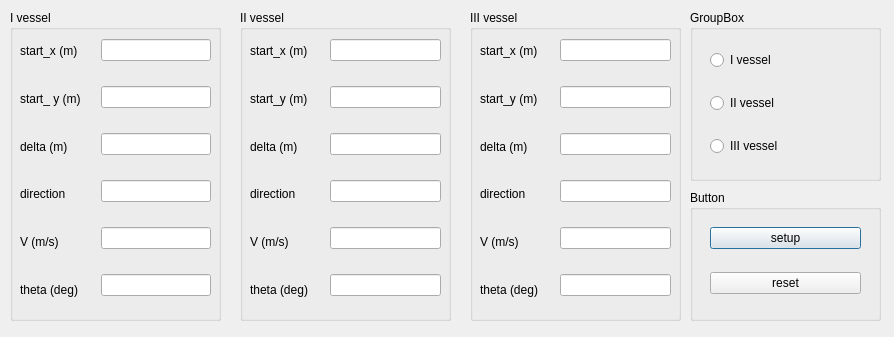
<?xml version="1.0" encoding="UTF-8"?>
<ui version="4.0">
 <class>Dialogstraightline</class>
 <widget class="QDialog" name="Dialogstraightline">
  <property name="geometry">
   <rect>
    <x>0</x>
    <y>0</y>
    <width>894</width>
    <height>337</height>
   </rect>
  </property>
  <property name="windowTitle">
   <string>Straightline</string>
  </property>
  <widget class="QGroupBox" name="GB_setI">
   <property name="geometry">
    <rect>
     <x>10</x>
     <y>10</y>
     <width>211</width>
     <height>311</height>
    </rect>
   </property>
   <property name="title">
    <string>I vessel</string>
   </property>
   <widget class="QWidget" name="layoutWidget">
    <property name="geometry">
     <rect>
      <x>91</x>
      <y>10</y>
      <width>110</width>
      <height>301</height>
     </rect>
    </property>
    <layout class="QVBoxLayout" name="verticalLayout">
     <item>
      <widget class="QLineEdit" name="LE_setxI0"/>
     </item>
     <item>
      <widget class="QLineEdit" name="LE_setyI0"/>
     </item>
     <item>
      <widget class="QLineEdit" name="LE_deltaI"/>
     </item>
     <item>
      <widget class="QLineEdit" name="LE_indicatorI"/>
     </item>
     <item>
      <widget class="QLineEdit" name="LE_setvelocityI"/>
     </item>
     <item>
      <widget class="QLineEdit" name="LE_setthetaI"/>
     </item>
    </layout>
   </widget>
   <widget class="QWidget" name="layoutWidget">
    <property name="geometry">
     <rect>
      <x>10</x>
      <y>20</y>
      <width>74</width>
      <height>281</height>
     </rect>
    </property>
    <layout class="QVBoxLayout" name="verticalLayout_3">
     <item>
      <widget class="QLabel" name="label">
       <property name="text">
        <string>start_x (m)</string>
       </property>
      </widget>
     </item>
     <item>
      <widget class="QLabel" name="label_2">
       <property name="text">
        <string>start_ y (m)</string>
       </property>
      </widget>
     </item>
     <item>
      <widget class="QLabel" name="label_8">
       <property name="text">
        <string>delta (m)</string>
       </property>
      </widget>
     </item>
     <item>
      <widget class="QLabel" name="label_7">
       <property name="text">
        <string>direction</string>
       </property>
      </widget>
     </item>
     <item>
      <widget class="QLabel" name="label_4">
       <property name="text">
        <string>V (m/s)</string>
       </property>
      </widget>
     </item>
     <item>
      <widget class="QLabel" name="label_9">
       <property name="text">
        <string>theta (deg)</string>
       </property>
      </widget>
     </item>
    </layout>
   </widget>
  </widget>
  <widget class="QGroupBox" name="GB_setI_3">
   <property name="geometry">
    <rect>
     <x>240</x>
     <y>10</y>
     <width>211</width>
     <height>311</height>
    </rect>
   </property>
   <property name="title">
    <string>II vessel</string>
   </property>
   <widget class="QWidget" name="layoutWidget">
    <property name="geometry">
     <rect>
      <x>90</x>
      <y>10</y>
      <width>111</width>
      <height>301</height>
     </rect>
    </property>
    <layout class="QVBoxLayout" name="verticalLayout_2">
     <item>
      <widget class="QLineEdit" name="LE_setxII0"/>
     </item>
     <item>
      <widget class="QLineEdit" name="LE_setyII0"/>
     </item>
     <item>
      <widget class="QLineEdit" name="LE_deltaII"/>
     </item>
     <item>
      <widget class="QLineEdit" name="LE_indicatorII"/>
     </item>
     <item>
      <widget class="QLineEdit" name="LE_setvelocityII"/>
     </item>
     <item>
      <widget class="QLineEdit" name="LE_setthetaII"/>
     </item>
    </layout>
   </widget>
   <widget class="QWidget" name="layoutWidget">
    <property name="geometry">
     <rect>
      <x>10</x>
      <y>20</y>
      <width>74</width>
      <height>281</height>
     </rect>
    </property>
    <layout class="QVBoxLayout" name="verticalLayout_5">
     <item>
      <widget class="QLabel" name="label_13">
       <property name="text">
        <string>start_x (m)</string>
       </property>
      </widget>
     </item>
     <item>
      <widget class="QLabel" name="label_14">
       <property name="text">
        <string>start_y (m)</string>
       </property>
      </widget>
     </item>
     <item>
      <widget class="QLabel" name="label_16">
       <property name="text">
        <string>delta (m)</string>
       </property>
      </widget>
     </item>
     <item>
      <widget class="QLabel" name="label_17">
       <property name="text">
        <string>direction</string>
       </property>
      </widget>
     </item>
     <item>
      <widget class="QLabel" name="label_15">
       <property name="text">
        <string>V (m/s)</string>
       </property>
      </widget>
     </item>
     <item>
      <widget class="QLabel" name="label_18">
       <property name="text">
        <string>theta (deg)</string>
       </property>
      </widget>
     </item>
    </layout>
   </widget>
  </widget>
  <widget class="QGroupBox" name="groupBox_2">
   <property name="geometry">
    <rect>
     <x>690</x>
     <y>190</y>
     <width>191</width>
     <height>131</height>
    </rect>
   </property>
   <property name="title">
    <string>Button</string>
   </property>
   <widget class="QWidget" name="layoutWidget_10">
    <property name="geometry">
     <rect>
      <x>20</x>
      <y>20</y>
      <width>151</width>
      <height>101</height>
     </rect>
    </property>
    <layout class="QVBoxLayout" name="verticalLayout_10">
     <item>
      <widget class="QPushButton" name="setupsetpoint">
       <property name="text">
        <string>setup</string>
       </property>
      </widget>
     </item>
     <item>
      <widget class="QPushButton" name="resetsetpoint">
       <property name="text">
        <string>reset</string>
       </property>
      </widget>
     </item>
    </layout>
   </widget>
  </widget>
  <widget class="QGroupBox" name="groupBox_3">
   <property name="geometry">
    <rect>
     <x>690</x>
     <y>10</y>
     <width>191</width>
     <height>171</height>
    </rect>
   </property>
   <property name="title">
    <string>GroupBox</string>
   </property>
   <widget class="QWidget" name="">
    <property name="geometry">
     <rect>
      <x>20</x>
      <y>23</y>
      <width>151</width>
      <height>141</height>
     </rect>
    </property>
    <layout class="QVBoxLayout" name="verticalLayout_7">
     <item>
      <widget class="QRadioButton" name="RB_VI">
       <property name="text">
        <string>I vessel</string>
       </property>
      </widget>
     </item>
     <item>
      <widget class="QRadioButton" name="RB_VII">
       <property name="text">
        <string>II vessel</string>
       </property>
      </widget>
     </item>
     <item>
      <widget class="QRadioButton" name="RB_VIII">
       <property name="text">
        <string>III vessel</string>
       </property>
      </widget>
     </item>
    </layout>
   </widget>
  </widget>
  <widget class="QGroupBox" name="GB_setI_4">
   <property name="geometry">
    <rect>
     <x>470</x>
     <y>10</y>
     <width>211</width>
     <height>311</height>
    </rect>
   </property>
   <property name="title">
    <string>III vessel</string>
   </property>
   <widget class="QWidget" name="layoutWidget_2">
    <property name="geometry">
     <rect>
      <x>90</x>
      <y>10</y>
      <width>111</width>
      <height>301</height>
     </rect>
    </property>
    <layout class="QVBoxLayout" name="verticalLayout_4">
     <item>
      <widget class="QLineEdit" name="LE_setxIII0"/>
     </item>
     <item>
      <widget class="QLineEdit" name="LE_setyIII0"/>
     </item>
     <item>
      <widget class="QLineEdit" name="LE_deltaIII"/>
     </item>
     <item>
      <widget class="QLineEdit" name="LE_indicatorIII"/>
     </item>
     <item>
      <widget class="QLineEdit" name="LE_setvelocityIII"/>
     </item>
     <item>
      <widget class="QLineEdit" name="LE_setthetaIII"/>
     </item>
    </layout>
   </widget>
   <widget class="QWidget" name="layoutWidget_3">
    <property name="geometry">
     <rect>
      <x>10</x>
      <y>20</y>
      <width>74</width>
      <height>281</height>
     </rect>
    </property>
    <layout class="QVBoxLayout" name="verticalLayout_6">
     <item>
      <widget class="QLabel" name="label_19">
       <property name="text">
        <string>start_x (m)</string>
       </property>
      </widget>
     </item>
     <item>
      <widget class="QLabel" name="label_20">
       <property name="text">
        <string>start_y (m)</string>
       </property>
      </widget>
     </item>
     <item>
      <widget class="QLabel" name="label_21">
       <property name="text">
        <string>delta (m)</string>
       </property>
      </widget>
     </item>
     <item>
      <widget class="QLabel" name="label_22">
       <property name="text">
        <string>direction</string>
       </property>
      </widget>
     </item>
     <item>
      <widget class="QLabel" name="label_23">
       <property name="text">
        <string>V (m/s)</string>
       </property>
      </widget>
     </item>
     <item>
      <widget class="QLabel" name="label_24">
       <property name="text">
        <string>theta (deg)</string>
       </property>
      </widget>
     </item>
    </layout>
   </widget>
  </widget>
  <zorder>GB_setI</zorder>
  <zorder>GB_setI_3</zorder>
  <zorder>groupBox_2</zorder>
  <zorder>groupBox_3</zorder>
  <zorder>layoutWidget_10</zorder>
  <zorder>GB_setI_4</zorder>
 </widget>
 <resources/>
 <connections/>
</ui>
